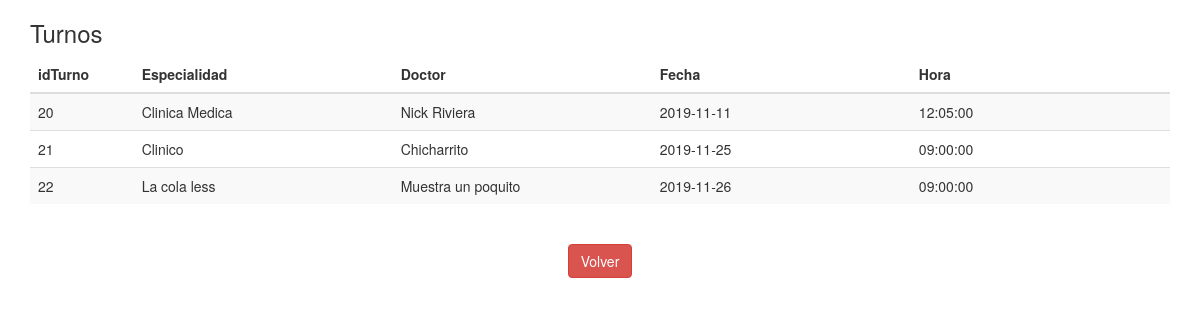
The app's page /url/turnos.php, older data.
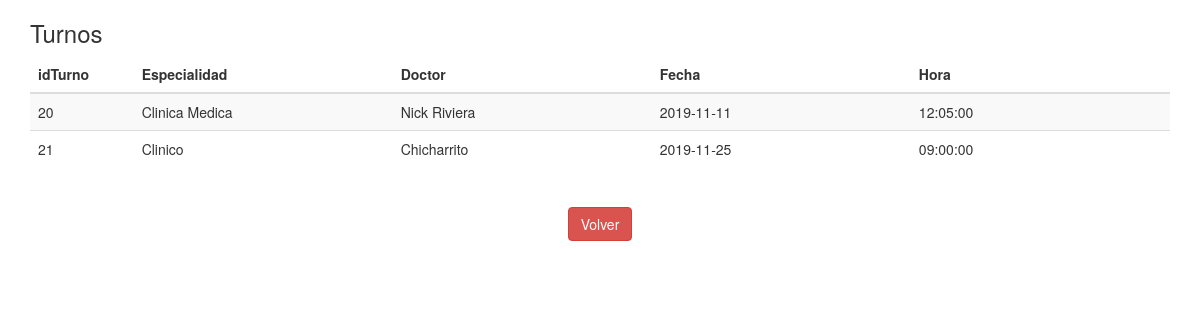
The same page, newer data.
### tables this page shows
CREATE TABLE IF NOT EXISTS `reservas` (
  `idReserva` int(11) NOT NULL AUTO_INCREMENT,
  `especialidad` varchar(45) NOT NULL,
  `doctor` varchar(45) NOT NULL,
  `fecha` date NOT NULL,
  `hora` time NOT NULL,
  PRIMARY KEY (`idReserva`)
);

### url/turnos.php (the view, shortened to what this page needs)
<!DOCTYPE html>
<html>
	<head>
  		<link rel="stylesheet" href="https://maxcdn.bootstrapcdn.com/bootstrap/3.4.0/css/bootstrap.min.css">
  		<link rel="stylesheet" href="css/estilos-img.css">
	</head>
	<body>
		<div class="container">
			<div class="row">
				<div class="col-xs-12">
					<h3>Turnos</h3>
					<table class="table table-striped">
						<thead>
							<tr>
								<th width="100">idTurno</th>
								<th width="250">Especialidad</th>
								<th width="250">Doctor</th>
								<th width="250">Fecha</th>
								<th width="250">Hora</th>
							</tr>
						</thead>
					<?php
                		$link = mysqli_connect("localhost:3307","root","usbw","pankcro");
                		$result = mysqli_query($link,"SELECT * FROM pankcro.reservas");
                   		while($row=mysqli_fetch_array($result)){
                   			echo'
                   			<tr>
                   		 		<td>'.$row[0].'</td>
                   		 		<td>'.$row[1].'</td>
                   		 		<td>'.$row[2].'</td>
                   		 		<td>'.$row[3].'</td>
                   		 		<td>'.$row[4].'</td>
                   			</tr>
                   			';
                   		}
            		?>
            </table>
            	</div>
        	</div>
          <br>
        	<center><a href="/index.php"><button type="button" class="btn btn-danger">Volver</button></a></center>
		</div>
	</body>
</html>

Row changes from the older to the newer data that the page shows:
removed reservas: idReserva "22", especialidad "La cola less", doctor "Muestra un poquito", fecha "2019-11-26", hora "09:00:00"
